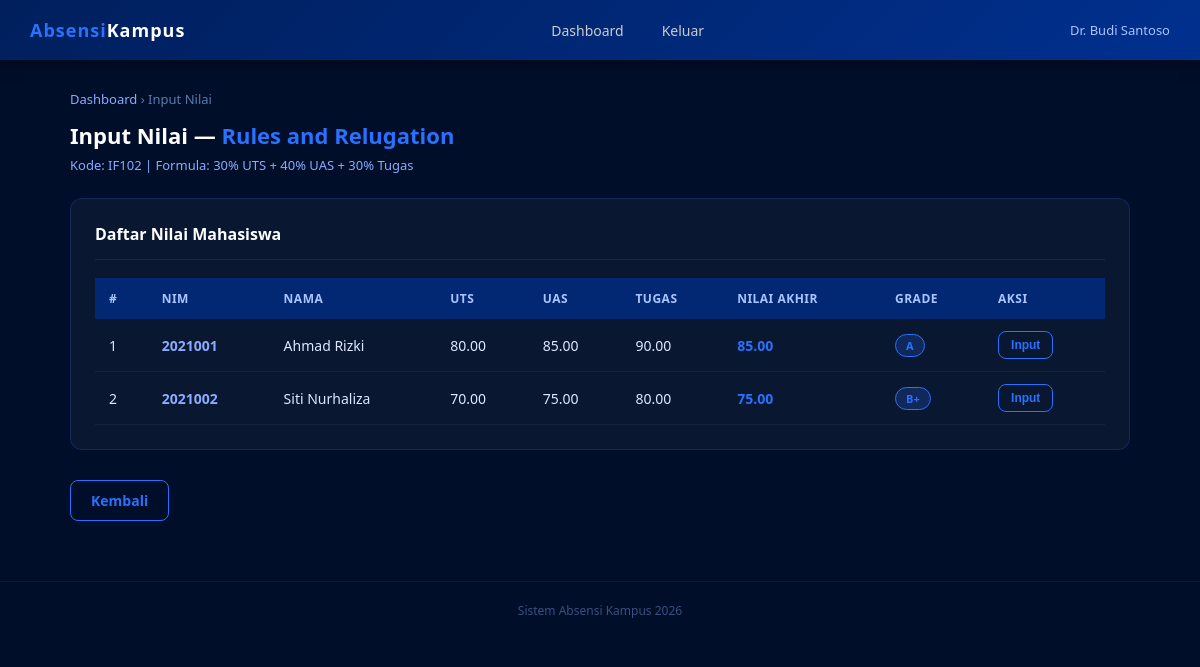
The app's page /input_nilai.php?mk_id=2 (signed in) with its own data.
### tables this page shows
CREATE TABLE mata_kuliah (
    id INT AUTO_INCREMENT PRIMARY KEY,
    kode_mk VARCHAR(10) UNIQUE NOT NULL,
    nama_mk VARCHAR(100) NOT NULL,
    sks INT DEFAULT 2,
    dosen_id INT,
    semester VARCHAR(10),
    created_at TIMESTAMP DEFAULT CURRENT_TIMESTAMP,
    FOREIGN KEY (dosen_id) REFERENCES users(id)
);

CREATE TABLE nilai (
    id INT AUTO_INCREMENT PRIMARY KEY,
    mahasiswa_id INT NOT NULL,
    mata_kuliah_id INT NOT NULL,
    nilai_uts DECIMAL(5,2),
    nilai_uas DECIMAL(5,2),
    nilai_tugas DECIMAL(5,2),
    nilai_akhir DECIMAL(5,2),
    grade CHAR(2),
    FOREIGN KEY (mahasiswa_id) REFERENCES users(id),
    FOREIGN KEY (mata_kuliah_id) REFERENCES mata_kuliah(id),
    UNIQUE KEY unik_nilai (mahasiswa_id, mata_kuliah_id)
);

CREATE TABLE users (
    id INT AUTO_INCREMENT PRIMARY KEY,
    nim_nip VARCHAR(20) UNIQUE NOT NULL,
    nama VARCHAR(100) NOT NULL,
    password VARCHAR(255) NOT NULL,
    role ENUM('mahasiswa', 'dosen') DEFAULT 'mahasiswa',
    created_at TIMESTAMP DEFAULT CURRENT_TIMESTAMP
);

### input_nilai.php (the view, shortened to what this page needs)
<?php
require_once 'config.php';
$dosen_id = $_SESSION['user_id'];
$mk_id = intval($_GET['mk_id'] ?? 0);
$mk = mysqli_fetch_assoc(mysqli_query($conn,
    "SELECT * FROM mata_kuliah WHERE id = $mk_id AND dosen_id = $dosen_id"
));
$sql_mhs = "
    SELECT u.id, u.nim_nip, u.nama,
           n.nilai_uts, n.nilai_uas, n.nilai_tugas, n.nilai_akhir, n.grade
    FROM enrollment e
    JOIN users u ON e.mahasiswa_id = u.id
    LEFT JOIN nilai n ON n.mahasiswa_id = u.id AND n.mata_kuliah_id = $mk_id
    WHERE e.mata_kuliah_id = $mk_id
    ORDER BY u.nama
";
$daftar = mysqli_query($conn, $sql_mhs);
?>
<!DOCTYPE html>
<html lang="id">
<head>
    <link rel="stylesheet" href="style.css">
</head>
<body>
<nav class="navbar">
    <div class="logo"><span>Absensi</span>Kampus</div>
    <div class="nav-links">
        <a href="dashboard_dosen.php">Dashboard</a>
        <a href="logout.php">Keluar</a>
    </div>
    <div class="user-info"><?= htmlspecialchars($_SESSION['nama']) ?></div>
</nav>
<div class="container">
    <div style="font-size:13px; color:#5a7ab0; margin-bottom:12px;">
        <a href="dashboard_dosen.php" style="color:#8aabff;">Dashboard</a> &rsaquo; Input Nilai
    </div>
    <div class="page-title">Input Nilai — <span><?= htmlspecialchars($mk['nama_mk']) ?></span></div>
    <div class="page-subtitle">Kode: <?= $mk['kode_mk'] ?> | Formula: 30% UTS + 40% UAS + 30% Tugas</div>
    <div class="card">
        <div class="card-header">
            <div class="card-title">Daftar Nilai Mahasiswa</div>
        </div>
        <div class="table-wrapper">
            <table>
                <thead>
                    <tr>
                        <th>#</th>
                        <th>NIM</th>
                        <th>Nama</th>
                        <th>UTS</th>
                        <th>UAS</th>
                        <th>Tugas</th>
                        <th>Nilai Akhir</th>
                        <th>Grade</th>
                        <th>Aksi</th>
                    </tr>
                </thead>
                <tbody>
                <?php $no = 1; while ($mhs = mysqli_fetch_assoc($daftar)): ?>
                    <tr>
                        <td><?= $no++ ?></td>
                        <td style="color:#8aabff; font-weight:600"><?= htmlspecialchars($mhs['nim_nip']) ?></td>
                        <td><?= htmlspecialchars($mhs['nama']) ?></td>
                        <td><?= $mhs['nilai_uts']   ?? '<span style="color:#5a7ab0">-</span>' ?></td>
                        <td><?= $mhs['nilai_uas']   ?? '<span style="color:#5a7ab0">-</span>' ?></td>
                        <td><?= $mhs['nilai_tugas'] ?? '<span style="color:#5a7ab0">-</span>' ?></td>
                        <td><?= $mhs['nilai_akhir']
                            ? '<strong style="color:#2971FF">' . number_format($mhs['nilai_akhir'],2) . '</strong>'
                            : '<span style="color:#5a7ab0">-</span>' ?>
                        </td>
                        <td>
                            <?php if ($mhs['grade']): ?>
                                <span class="badge" style="background:rgba(41,113,255,0.2);color:#2971FF;border:1px solid #2971FF;">
                                    <?= $mhs['grade'] ?>
                                </span>
                            <?php else: ?>
                                <span style="color:#5a7ab0">-</span>
                            <?php endif; ?>
                        </td>
                        <td>
                            <button class="btn btn-outline btn-sm"
                                onclick="isiForm(<?= $mhs['id'] ?>, '<?= htmlspecialchars($mhs['nama']) ?>', <?= $mhs['nilai_uts'] ?? 0 ?>, <?= $mhs['nilai_uas'] ?? 0 ?>, <?= $mhs['nilai_tugas'] ?? 0 ?>)">
                                Input
                            </button>
                        </td>
                    </tr>
                <?php endwhile; ?>
                </tbody>
            </table>
        </div>
    </div>
    <a href="dashboard_dosen.php" class="btn btn-outline" style="margin-top:10px;">Kembali</a>
</div>
<div class="footer">Sistem Absensi Kampus 2026</div>
</body>
</html>

### style.css (style rules this page uses)
* { margin: 0; padding: 0; box-sizing: border-box; }
body { font-family: "Segoe UI", Arial, sans-serif; background-color: #000e29; color: #fff; min-height: 100vh; }
a { text-decoration: none; color: inherit; }
.navbar { background: linear-gradient(135deg, #001f5c, #00308f); padding: 0 30px; display: flex; justify-content: space-between; align-items: center; height: 60px; box-shadow: 0 2px 15px rgba(0, 0, 0, 0.5); position: sticky; top: 0; z-index: 100; }
.navbar .logo { font-size: 18px; font-weight: 700; color: #fff; letter-spacing: 1px; }
.navbar .logo span { color: #2971ff; }
.navbar .nav-links { display: flex; gap: 10px; align-items: center; }
.navbar .nav-links a { color: #ccc; padding: 6px 14px; border-radius: 6px; font-size: 14px; transition: all 0.2s; }
.navbar .user-info { font-size: 13px; color: #aac4ff; }
.btn { display: inline-block; padding: 10px 20px; border-radius: 8px; border: none; cursor: pointer; font-size: 14px; font-weight: 600; transition: all 0.2s; text-align: center; }
.btn-outline { background: transparent; border: 1px solid #2971ff; color: #2971ff; }
.btn-sm { padding: 6px 12px; font-size: 12px; }
.container { max-width: 1100px; margin: 0 auto; padding: 30px 20px; }
.page-title { font-size: 22px; font-weight: 700; margin-bottom: 6px; color: #fff; }
.page-title span { color: #2971ff; }
.page-subtitle { font-size: 13px; color: #8aabff; margin-bottom: 24px; }
.card { background: rgba(255, 255, 255, 0.04); border: 1px solid rgba(41, 113, 255, 0.2); border-radius: 12px; padding: 24px; margin-bottom: 20px; }
.card-header { display: flex; justify-content: space-between; align-items: center; margin-bottom: 18px; padding-bottom: 14px; border-bottom: 1px solid rgba(255, 255, 255, 0.08); }
.card-title { font-size: 16px; font-weight: 600; color: #fff; }
.table-wrapper { overflow-x: auto; }
table { width: 100%; border-collapse: collapse; font-size: 14px; }
thead th { background: rgba(0, 48, 143, 0.7); color: #aac4ff; padding: 12px 14px; text-align: left; font-weight: 600; font-size: 12px; text-transform: uppercase; letter-spacing: 0.5px; }
tbody td { padding: 12px 14px; border-bottom: 1px solid rgba(255, 255, 255, 0.05); color: #dde8ff; }
.badge { display: inline-block; padding: 3px 10px; border-radius: 20px; font-size: 11px; font-weight: 600; }
.footer { text-align: center; padding: 20px; font-size: 12px; color: #3a5080; margin-top: 30px; border-top: 1px solid rgba(255, 255, 255, 0.05); }

### records on screen
mata_kuliah: nama_mk "Rules and Relugation", kode_mk "IF102"
nilai: mahasiswa.nim_nip "2021001", mahasiswa.nama "Ahmad Rizki", nilai_uts "80.00", nilai_uas "85.00", nilai_tugas "90.00", nilai_akhir "85.00", grade "A"
nilai: mahasiswa.nim_nip "2021002", mahasiswa.nama "Siti Nurhaliza", nilai_uts "70.00", nilai_uas "75.00", nilai_tugas "80.00", nilai_akhir "75.00", grade "B+"

### other values on screen
$_SESSION['nama'] "Dr. Budi Santoso"
